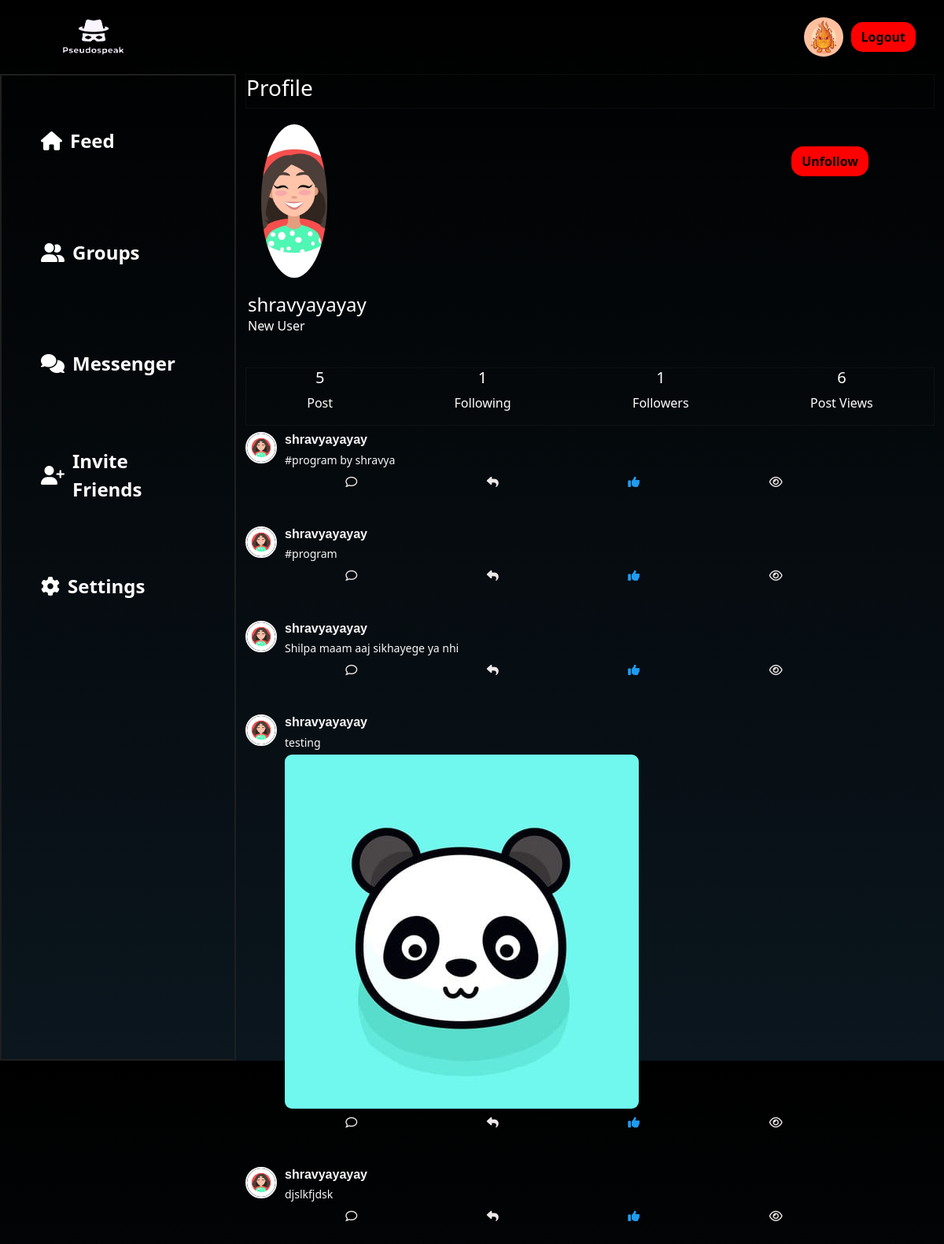
Screenshot of /dashboard/shravyayayay/ (signed in) with the database file from the repository.
### main/models.py (models this page shows, shortened)
class Profile(models.Model):
    user=models.OneToOneField(User,null=True,on_delete=models.CASCADE)
    blocked_user=models.ManyToManyField(User,related_name="block_users",blank=True)
    profile_img=models.ImageField(null=True,blank=True,upload_to='images/')
    bio=models.CharField(null=True,max_length=51)
    follow=models.ManyToManyField(User,related_name='follow',blank=True)
    following=models.ManyToManyField(User,related_name='following',blank=True)
    @property
    def follow_count(self):
        return self.follow.count()
    @property
    def following_count(self):
        return self.following.count()

class TrendingMessage(models.Model):
    user=models.ForeignKey(User,null=True,on_delete=models.CASCADE)
    content=models.TextField()
    image=models.ImageField(null=True,blank=True,upload_to="images/")
    likes=models.IntegerField(null=True,default=0)
    userLiked=models.ManyToManyField(User,related_name='user_like',blank=True)
    view_count=models.IntegerField(null=True,default=0)
    viewed=models.ManyToManyField(User,related_name='viewed',blank=True)
    hashtags=models.ManyToManyField('Hashtag',blank=True)
    date_added = models.DateTimeField(auto_now_add=True,null=True)
    parent_message = models.ForeignKey('self', null=True, blank=True, on_delete=models.CASCADE, related_name='replies')
    custom_ordering = models.FloatField(default=0)
    option1 = models.CharField(max_length=100, blank=True,null=True)
    option2 = models.CharField(max_length=100, blank=True,null=True)
    voted = models.ManyToManyField(User, related_name='voted', blank=True, null=True)
    votes_option1 = models.IntegerField(default=0,blank=True,null=True)
    votes_option2 = models.IntegerField(default=0,blank=True,null=True)
    def decrypt_message(self):  # Replace with your actual secret key
        try:
            message_decrypted=f.decrypt(self.content)
            message_decoded=message_decrypted.decode('utf-8')
            return message_decoded
        except Exception as e:
            print(f"InvalidToken exception: {e.__cause__}")
            return "Invalid decryption token"
    class Meta:
        ordering = ['custom_ordering']

### main/views.py (the view)
# urls.py: path('dashboard/<str:profileId>/', views.dashboard, name='dashboard'),
@login_required(login_url="login_or_signup_view")
def dashboard(request, profileId):
    if request.method=="POST":
        messageId=request.POST.get("message_id")
        print(messageId)
        if messageId:
            message=TrendingMessage.objects.filter(pk=messageId)
            message.delete()
    user = User.objects.get(username=profileId)
    trendingmessages = TrendingMessage.objects.filter(
        user=user, parent_message=None
    ).order_by("-date_added")
    trendingmessagescount = len(trendingmessages)
    followers = user.profile.follow.all()
    following = user.profile.following.all()
    follow_count = user.profile.follow_count
    following_count = user.profile.following_count
    bio = user.profile.bio
    posts = TrendingMessage.objects.filter(user=user)
    total_viewcount = TrendingMessage.objects.filter(user=user).aggregate(
        Sum("view_count")
    )["view_count__sum"]
    return render(
        request,
        "main/dashboard.html",
        {
            "user": user,
            "trendingmessagescount": trendingmessagescount,
            "trendingmessages": trendingmessages,
            "follow_count": follow_count,
            "following_count": following_count,
            "bio": bio,
            "posts": posts,
            "followingUsers": following,
            "followUsers": followers,
            "total_viewcount": total_viewcount,
        },
    )

### main/templates/main/dashboard.html (shortened to what this page needs)
{% load static %}
<!DOCTYPE html>
<html lang="en">
  <head>
    <link
      href="https://cdn.jsdelivr.net/npm/bootstrap@5.3.1/dist/css/bootstrap.min.css"
      rel="stylesheet"
    />
  <link rel="stylesheet" href="{% static 'main/css/index.css' %}">
  </head>
  <body>
    <div class="wrapper active">
    <nav class="navbar navbar-expand bg-body-tertiary">
      <div class="container-fluid">
        <a class="navbar-brand ms-5 nav-logo" href="{% url 'index' %}"
          ><img src="/media/images/pseudospeakLogo.jpg" alt=""></a
        >
        <div class="collapse navbar-collapse" id="navbarSupportedContent">
          {% if user.is_authenticated %}
          <img
            id="profile_img_navbar"
            src="{{ request.user.profile.profile_img.url }}"
            alt=""
            style="
              width: 50px;
              height: 50px;
              border-radius: 50%;
              margin-right: 10px;
            "
          />
          <a href="{% url 'logout' %}" class="btn signbtn me-4">Logout</a>
          {% else %}
          <a href="{% url 'login_or_signup_view' %}" class="btn signbtn me-4"
            >Sign in</a
          >
          {% endif %}
        </div>
      </div>
    </nav>
    <div class="container-fluid">
      <div class="row content-1">
        <div class="col-3 content-1a res2 sidebar" id="sidebar">
          <ul>
            <li class="active">
              <i class="fa-solid fa-house"></i
              ><a href="{% url 'index' %}">Feed</a>
            </li>
            <li>
              <i class="fa-solid fa-user-group"></i
              ><a href="{% url 'rooms' name='recommended' %}">Groups</a>
            </li>
            <li>
              <i class="fa-solid fa-comments"></i
              ><a href="{% url 'messenger' %}">Messenger</a>
            </li>
            <li><i class="fa-solid fa-user-plus"></i>Invite Friends</li>
            <li>
              <i class="fa-solid fa-gear"></i
              ><a href="{% url 'settings' %}">Settings</a>
            </li>
          </ul>
        </div>
        <div class="col-9 group-con">
          <div class="profile">
            <h3>Profile</h3>
          </div>
          <div class="profile-d2">
            <div class="profile-img">
              <img src="{{user.profile.profile_img.url}}" alt="" />
            </div>
            {% if user.username != request.user.username %}
            <div class="follow-button">
              {% if user not in request.user.profile.following.all %}
              <a href="#" class="btn signbtn followbtn me-4">Follow</a>
              {% else %}
              <a href="#" class="btn signbtn followbtn me-4">Unfollow</a>
              {% endif %}
            </div>
            {% endif %}
          </div>
          <div class="profile-username">
            <h4 class="profileUsername">{{user.username}}</h4>
            <p>{{bio}}</p>
          </div>
          <div class="profile-data">
            <div
              class="post-count prof-dt"
              onclick="toggleVisibility('user-post', 'user-followers', 'user-followings')"
            >
              <h5>{{trendingmessagescount}}</h5>
              <p>Post</p>
            </div>
            <div
              class="following prof-dt"
              onclick="toggleVisibility('user-followings', 'user-post', 'user-followers')"
            >
              <h5>{{following_count}}</h5>
              <p>Following</p>
            </div>
            <div
              class="follower prof-dt"
              onclick="toggleVisibility('user-followers', 'user-followings', 'user-post')"
            >
              <h5>{{follow_count}}</h5>
              <p>Followers</p>
            </div>
            <div class="post-view prof-dt">
              <h5>{{total_viewcount}}</h5>
              <p>Post Views</p>
            </div>
          </div>
          <div class="user-post content-scroll">
            {% if trendingmessages %} {% for message in trendingmessages %}
            <div class="msg-post">
              <div class="msg-post-img">
                <img
                  src="{{user.profile.profile_img.url}}"
                  alt="Profile Picture"
                />
              </div>
              <div class="msg-post-details
              ">
                <div class="msg-username1">
                  <h5>{{user.username}}</h5>
                </div>
                <p>{{message.decrypt_message}}</p>
                {% if message.image %}
                <img src="{{message.image.url}}" alt="" />
                {% endif %}
                <div class="msg-output-icons">
                  <i
                    class="far fa-comment"
                    id="comment"
                    data-message-id="{{m.pk}}"
                  ></i>
                  <i class="fa-solid fa-reply"></i>
                  {% if request.user not in m.userLiked.all %}
                  <i
                    class="far fa-regular fa-sharp fa-thumbs-up"
                    id="likes"
                    data-likes-id="{{m.pk}}"
                    >{{m.likes}}</i
                  >
                  {% else %}
                  <i
                    class="far fa-sharp fa-solid fa-thumbs-up"
                    id="likes"
                    data-likes-id="{{m.pk}}"
                    style="color: #1f9bf0"
                    >{{m.likes}}</i
                  >
                  {% endif %}
                  <i
                    class="fa-regular fa-eye"
                    id="views"
                    data-views-id="{{m.pk}}"
                    >{{m.view_count}}</i
                  >
                </div>
              </div>
            </div>
            {% endfor %} {% else %}
            <h4>No messages posted by the user</h4>
            {% endif %}
          </div>
        </div>
      </div>
    </div>
  </div>
  </body>
</html>

### main/static/main/css/index.css (style rules this page uses)
body { background: linear-gradient(to bottom, #000000, #0b161e); color: white; overflow: hidden; }
.nav-logo { padding: 0; margin: -8px 90px; font-weight: bolder; font-family: serif; }
.nav-logo img { width: 50%; padding-left: 1vw; mix-blend-mode: hard-light; }
.navbar.bg-body-tertiary { background-color: transparent !important; color: white; }
.signbtn { background-color: red; color: rgb(5, 5, 5); border-radius: 15px; font-family: "Segoe UI", Tahoma, Geneva, Verdana, sans-serif; font-weight: bold; }
.content-1 { height: 90vh; }
.content-1a { border: 2px solid #1f1f20; height: 90vh; }
.content-1a ul li { list-style: none; margin: 30px 18px; font-size: x-large; font-weight: 600; border-radius: 30px; padding-left: 20px; padding-top: 5px; height: 8vh; background: none; }
.content-1a ul { list-style-type: none; padding: 0; }
.content-1a li { display: flex; align-items: center; color: white; background-color: transparent; padding: 10px 15px; cursor: pointer; transition: background-color 0.2s ease; }
.content-1a i.fa-solid { font-size: 24px; margin-right: 10px; }
.content-1a li a { color: white; text-decoration: none; }
.msg-output-icons { display: flex; flex-direction: row; align-items: flex-start; margin-top: 10px; justify-content: space-around; height: 4vh; }
.msg-output-icons i { margin-right: 10px; font-size: 15px; color: #f7f1f1f5; }
.content-scroll { height: 100vh; overflow-y: auto; }
a { color: white; text-decoration: none; }

### rows the page displays
Profile: bio "New User"
TrendingMessage: profile.profile_img (picture), decrypt_message "#program by shravya"
TrendingMessage: profile.profile_img (picture), decrypt_message "#program"
TrendingMessage: profile.profile_img (picture), decrypt_message "Shilpa maam aaj sikhayege ya nhi"
TrendingMessage: profile.profile_img (picture), decrypt_message "testing", image (picture)
TrendingMessage: profile.profile_img (picture), decrypt_message "djslkfjdsk"

### other values shown
{{ user.username }} "shravyayayay"
{{ trendingmessagescount }} "5"
{{ following_count }} "1"
{{ follow_count }} "1"
{{ total_viewcount }} "6"
